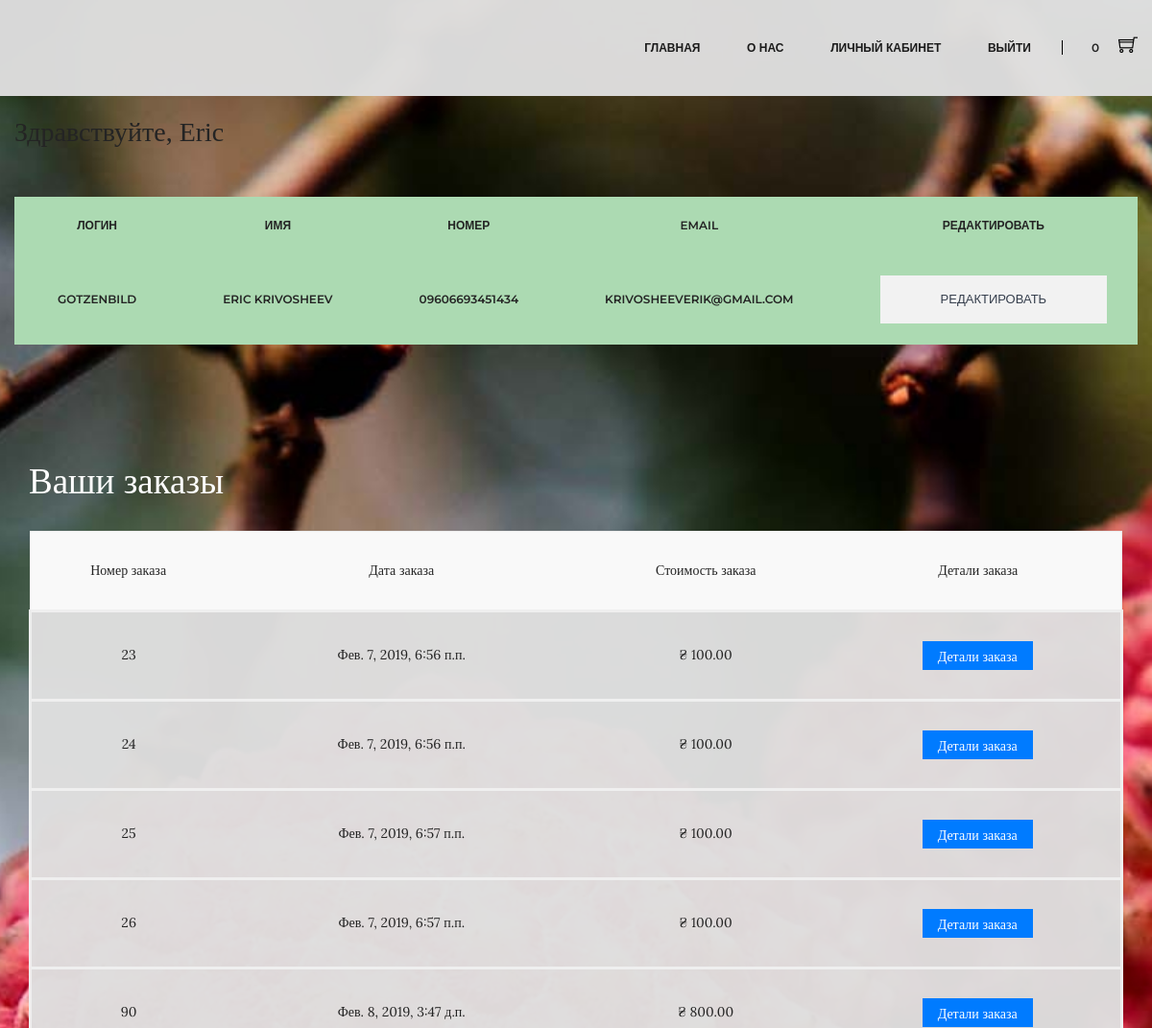
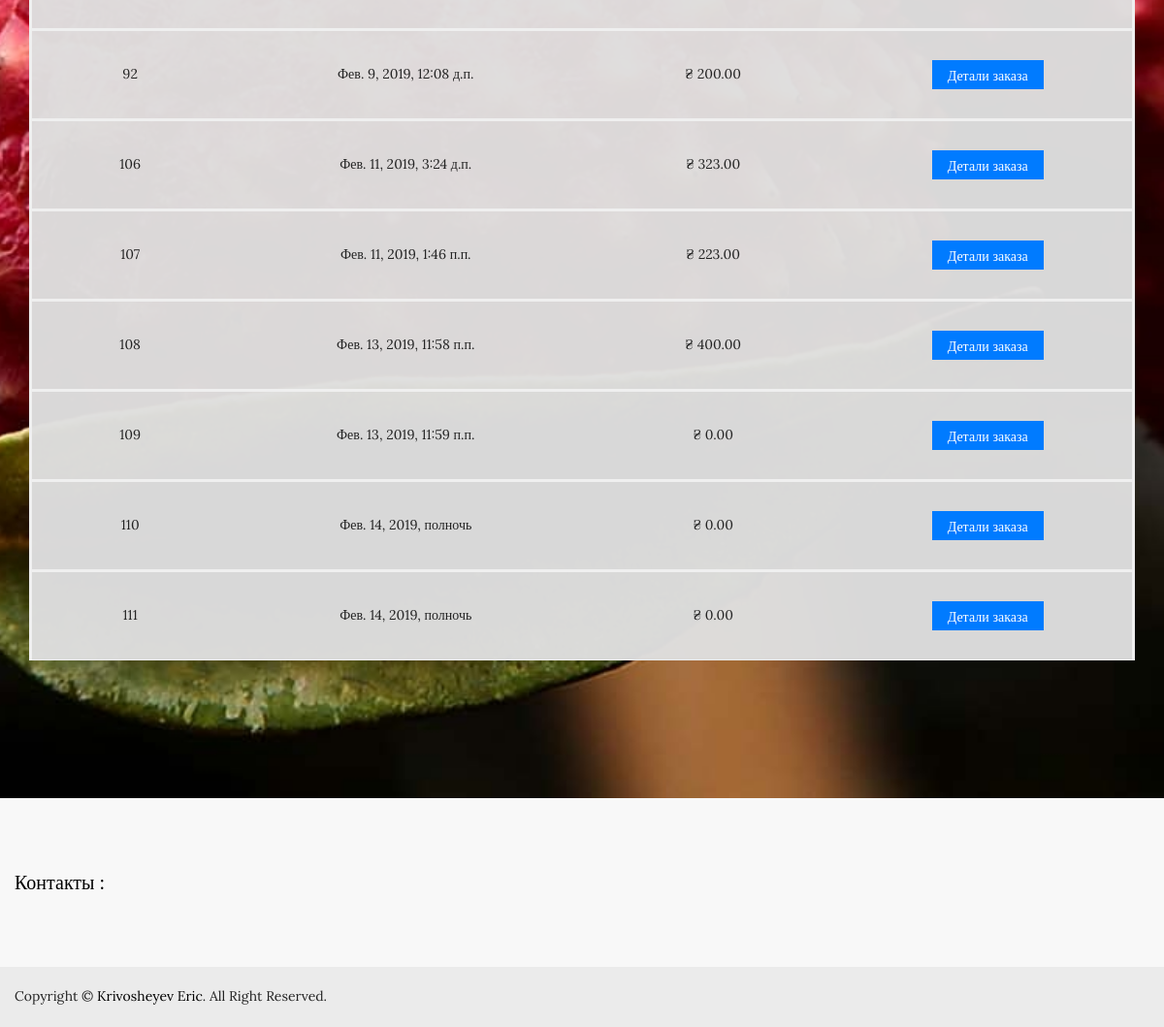
The app's page /user_account/ (signed in) with its own data (2 pictures, top to bottom).
### main/models.py (models this page shows, shortened)
class Phone(models.Model):
    user = models.CharField(max_length=250 , blank=False)
    phone = models.CharField(max_length=20)

class Order(models.Model):
    user = models.CharField(max_length=250, blank=True)
    items = models.ForeignKey('Cart', on_delete=models.DO_NOTHING)
    firstname = models.CharField(max_length=40)
    lastname = models.CharField(max_length=40)
    phone = models.CharField(max_length=20)
    address = models.CharField(max_length=255)
    date = models.DateTimeField(auto_now_add=True)
    comments = models.TextField()
    total = models.DecimalField(max_digits=9, decimal_places=2,default=0)

### main/views.py (the view)
# urls.py: path('user_account/', account_view, name= 'user_account'),
def account_view(request):
    edit_form = EditForm(request.POST or None)
    cart = try_session(request)
    order = Order.objects.filter(user=request.user)
    user = User.objects.get(username= request.user)
    try:
        phone = Phone.objects.get(user=request.user)
    except:
        phone = Phone(user = user.username , phone='')
    c = count(cart)
    context = {
        'c': c,
        'edit_form' : edit_form,
        'cart': cart,
        'user': user,
        'phone': phone.phone,
        'categories': get_categories(),
        'order': order
    }
    if( request.user.is_authenticated ):
        return render(request, 'user_account.html', context)
    else :
        return render(request, 'error.html', context)

### main/models.py (called while the page is built)
    def all(self, *args, **kwargs):
        return super(ProductManager, self).get_queryset().filter(available=True)

### main/views.py (called while the page is built)
def min_price():
    products = Product.objects.all()
    min_price = products[0].price
    for product in products[1:]:
        if min_price > product.price:
            min_price = product.price
    return  float(min_price)

def max_price():
    products = Product.objects.all()
    max_price = products[0].price
    for product in products[1:]:
        if max_price < product.price:
            max_price = product.price
    return  float(max_price)

def check_len():
    len_of = len(Product.objects.all())
    return len_of

def default_check(request):
    request.session['check_qty'] = 20
    request.session['check_category'] = ['all']
    request.session['check_sort'] = 'default'
    request.session['check_price_min'] = round(min_price() + 0.5)
    request.session['check_price_max'] = round(max_price() + 0.5)
    request.session['check_list']= 1

def try_session (request):
    try:
        cart_id = request.session['cart_id']
        cart = Cart.objects.get(id=cart_id)
        request.session['total'] = cart.item.count()
        if not request.session['check_qty']:
            default_check(request)
        if not request.session['check_list']:
            request.session['check_list'] = check_len()
    except:
        cart = Cart()
        cart.save()
        cart_id = cart.id
        request.session['cart_id'] = cart_id
        default_check(request)
        request.session['check_len'] = check_len()
        cart = Cart.objects.get(id=cart_id)
    return cart

def get_categories():
    return Category.objects.all()

def count(cart) :
    total = 0
    for item_on_cart in cart.item.all():
        if int(item_on_cart.qty) :
            total += item_on_cart.qty
    return total

### main/templates/user_account.html (shortened to what this page needs)
{% extends 'wrapper.html' %}
{% load staticfiles %}
{% block content %}
<div class="container">
       <br>
    <h3 class="">Здравствуйте, {{ user.first_name }}</h3>
    <br></br>
   <div class="table-content table-responsive product-area-bg  "  >
                                <table class="container">
                                    <thead>
                                        <tr>
                                            <th>Логин</th>
                                            <th>Имя</th>
                                            <th>Номер</th>
                                            <th>Email</th>
                                            <th>Редактировать</th>
                                        </tr>
                                    </thead>
                                    <tbody  class="cart-table" >
                                            <th>{{ user.username }}</th>
                                            <th>{{ user.first_name }} {{ user.last_name }}</th>
                                            <th>{{ phone }}</th>
                                            <th>{{ user.email }}</th>
                                            <th> <div class="cart-shiping-update"><a href="{% url 'account_edit' %}" >Редактировать</a> </div></th>
                                    </tbody>
                                </table>
                            </div>
    <br>
    <div class="cart-main-area ptb-100">
            <div class="container" >
                <h2 class="page-title">Ваши заказы</h2><br>
                <div class="row cart-container">
                    <div class="col-lg-12 col-md-12 col-sm-12 col-12">
                            <div class="table-content table-responsive">
                                <table class="container">
                                    <thead>
                                    <tr>
                                    <td>Номер заказа</td>
                                    <td>Дата заказа</td>
                                    <td>Стоимость заказа</td>
                                    <td>Детали заказа</td>
                                </tr>
                                    </thead>
                                <tbody>
                                 {% for item in order %}
                                <tr class="theme-bg product-cont" >
                                    <td>{{ item.id }}</td>
                                    <td>{{ item.date }}</td>
                                    <td>₴ {{ item.total }}</td>
                                    <td>
                                        <button type="button" class="btn btn-primary btn-sm" data-toggle="modal" data-target="#myModal-{{ item.id }}">Детали заказа
                                        </button>
                                    </td>
                                </tr>
                                    {% endfor %}
                                </tbody>
                                </table>
                            </div>
                        </div>
                </div>
            </div>
    </div>
</div>
{% endblock content %}

### records on screen
Phone: phone "09606693451434"
Order: id "23", date "Фев. 7, 2019, 6:56 п.п.", total "100.00"
Order: id "24", date "Фев. 7, 2019, 6:56 п.п.", total "100.00"
Order: id "25", date "Фев. 7, 2019, 6:57 п.п.", total "100.00"
Order: id "26", date "Фев. 7, 2019, 6:57 п.п.", total "100.00"
Order: id "90", date "Фев. 8, 2019, 3:47 д.п.", total "800.00"
Order: id "92", date "Фев. 9, 2019, 12:08 д.п.", total "200.00"
Order: id "106", date "Фев. 11, 2019, 3:24 д.п.", total "323.00"
Order: id "107", date "Фев. 11, 2019, 1:46 п.п.", total "223.00"
Order: id "108", date "Фев. 13, 2019, 11:58 п.п.", total "400.00"
Order: id "109", date "Фев. 13, 2019, 11:59 п.п.", total "0.00"
Order: id "110", date "Фев. 14, 2019, полночь", total "0.00"
Order: id "111", date "Фев. 14, 2019, полночь", total "0.00"

### other values on screen
{{ c }} "0"
{{ user.first_name }} "Eric"
{{ user.username }} "GOTZENBILD"
{{ user.first_name }} "ERIC"
{{ user.last_name }} "KRIVOSHEEV"
{{ user.email }} "KRIVOSHEEVERIK@GMAIL.COM"
